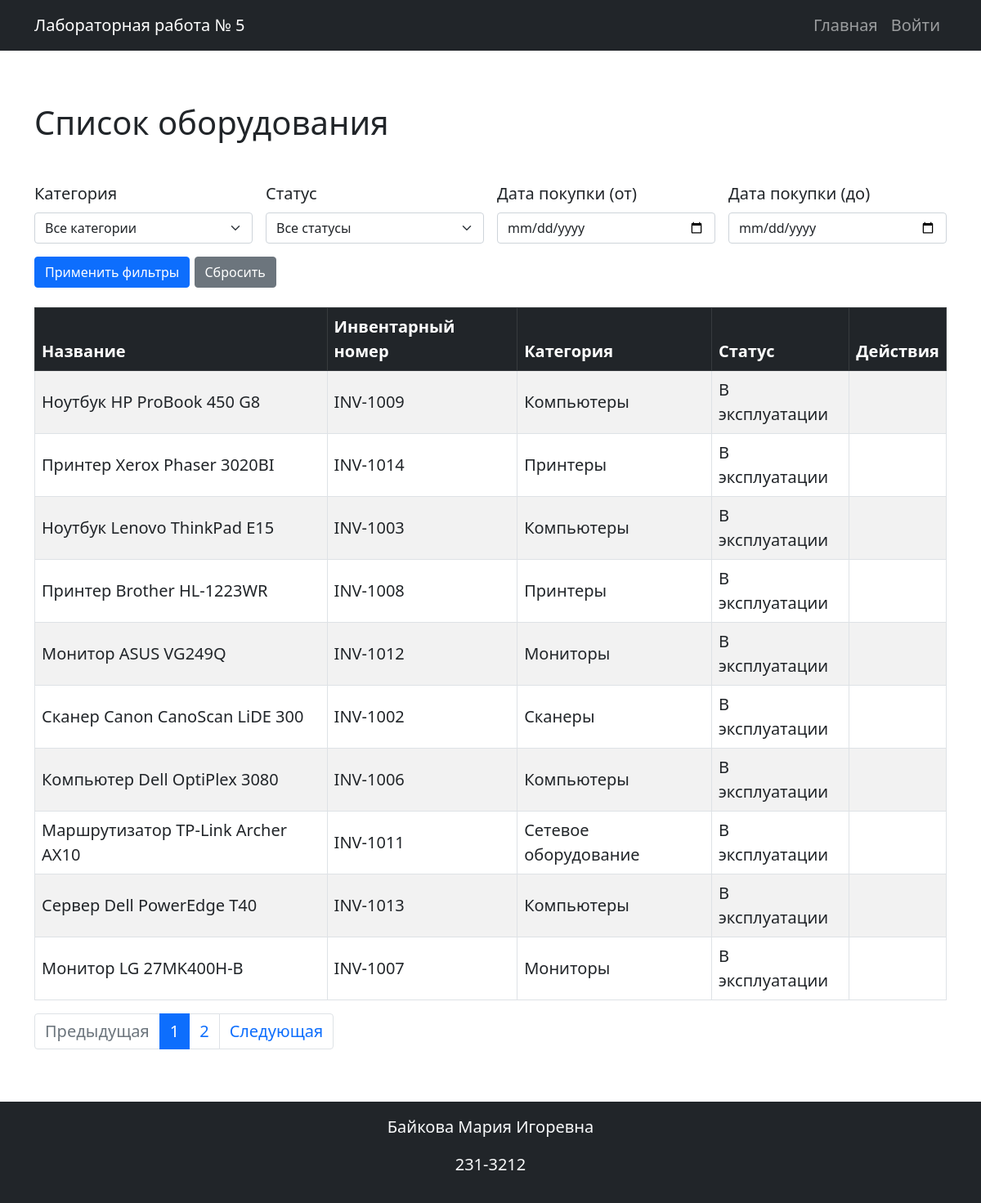
The page / on the database its author committed.
### models.py (models this page shows)
class Equipment(db.Model):
    id = db.Column(db.Integer, primary_key=True)
    name = db.Column(db.String(255), nullable=False)
    inventory_number = db.Column(db.String(100), nullable=False, unique=True)
    category_id = db.Column(db.Integer, db.ForeignKey('category.id'), nullable=False)
    purchase_date = db.Column(db.Date, nullable=False)
    cost = db.Column(db.Numeric(10, 2), nullable=False)
    status = db.Column(db.Enum('В эксплуатации', 'На ремонте', 'Списано'), nullable=False, default='In_use')
    category = db.relationship('Category', backref='equipments')
    photos = db.relationship('Photo', backref='equipment', cascade='all, delete-orphan')
    service_records = db.relationship('ServiceHistory', backref='equipment', cascade='all, delete-orphan')
    responsible_persons = db.relationship('ResponsiblePerson', secondary=equipment_responsible, back_populates='equipments')

class Category(db.Model):
    id = db.Column(db.Integer, primary_key=True)
    name = db.Column(db.String(100), nullable=False)
    description = db.Column(db.Text, nullable=False)

### app.py (the view)
@app.route('/')
def index():
    page = request.args.get('page', 1, type=int)
    category_id = request.args.get('category')
    status = request.args.get('status')
    date_from = request.args.get('date_from')
    date_to = request.args.get('date_to')
    query = Equipment.query
    if category_id:
        query = query.filter(Equipment.category_id == category_id)
    if status:
        query = query.filter(Equipment.status == status)
    if date_from:
        query = query.filter(Equipment.purchase_date >= date_from)
    if date_to:
        query = query.filter(Equipment.purchase_date <= date_to)
    equipment = query.order_by(Equipment.purchase_date.desc()).paginate(page=page, per_page=10)
    categories = Category.query.all()
    return render_template('index.html', equipment=equipment, categories=categories)

### app.py (called while the page is built, shortened)
@app.before_request
def init_db():
    db.create_all()

### templates/index.html (shortened to what this page needs)
{% extends 'base.html' %}
{% block content %}
<div class="row">
    <div class="col-lg-12">
        <h1 class="my-5">Список оборудования</h1>
        <form method="GET" class="row g-3 mb-4">
            <div class="col-md-3">
                <label for="category" class="form-label">Категория</label>
                <select name="category" id="category" class="form-select">
                    <option value="">Все категории</option>
                </select>
            </div>
            <div class="col-md-3">
                <label for="status" class="form-label">Статус</label>
                <select name="status" id="status" class="form-select">
                    <option value="">Все статусы</option>
                </select>
            </div>
            <div class="col-md-3">
                <label for="date_from" class="form-label">Дата покупки (от)</label>
                <input type="date" name="date_from" id="date_from" class="form-control" value="{{ request.args.get('date_from', '') }}">
            </div>
            <div class="col-md-3">
                <label for="date_to" class="form-label">Дата покупки (до)</label>
                <input type="date" name="date_to" id="date_to" class="form-control" value="{{ request.args.get('date_to', '') }}">
            </div>
            <div class="col-md-12 mt-3">
                <button type="submit" class="btn btn-primary">Применить фильтры</button>
                <a href="{{ url_for('index') }}" class="btn btn-secondary">Сбросить</a>
            </div>
        </form>
        <table class="table table-bordered table-striped align-middle">
            <thead class="table-dark">
                <tr>
                    <th>Название</th>
                    <th>Инвентарный номер</th>
                    <th>Категория</th>
                    <th>Статус</th>
                    <th>Действия</th>
                </tr>
            </thead>
            <tbody>
                {% for eq in equipment.items %}
                    <tr>
                        <td>{{ eq.name }}</td>
                        <td>{{ eq.inventory_number }}</td>
                        <td>{{ eq.category.name }}</td>
                        <td>
                            {% if eq.status == 'В эксплуатации' %} В эксплуатации
                            {% elif eq.status == 'На ремонте' %} На ремонте
                            {% elif eq.status == 'Списано' %} Списано
                            {% else %} —
                            {% endif %}
                        </td>
                        <td>
                        </td>
                    </tr>
                {% endfor %}
            </tbody>
        </table>
        {% set args = request.args.copy() %}
        {% set _ = args.pop('page', None) %}
        <nav>
            <ul class="pagination">
                {% if equipment.has_prev %}
                    <li class="page-item">
                        <a class="page-link" href="{{ url_for('index', page=equipment.prev_num, **args) }}">Предыдущая</a>
                    </li>
                {% else %}
                    <li class="page-item disabled"><span class="page-link">Предыдущая</span></li>
                {% endif %}
                {% for p in equipment.iter_pages() %}
                    {% if p %}
                        {% if p == equipment.page %}
                            <li class="page-item active"><span class="page-link">{{ p }}</span></li>
                        {% else %}
                            <li class="page-item"><a class="page-link" href="{{ url_for('index', page=p, **args) }}">{{ p }}</a></li>
                        {% endif %}
                    {% else %}
                        <li class="page-item disabled"><span class="page-link">…</span></li>
                    {% endif %}
                {% endfor %}
                {% if equipment.has_next %}
                    <li class="page-item">
                        <a class="page-link" href="{{ url_for('index', page=equipment.next_num, **args) }}">Следующая</a>
                    </li>
                {% else %}
                    <li class="page-item disabled"><span class="page-link">Следующая</span></li>
                {% endif %}
            </ul>
        </nav>
    </div>
</div>
{% endblock %}

### templates/base.html (shortened to what this page needs)
<!doctype html>
<html lang="ru">
  <head>
    <link href="https://cdn.jsdelivr.net/npm/bootstrap@5.0.2/dist/css/bootstrap.min.css" rel="stylesheet">
    <link rel="stylesheet" href="{{ url_for('static', filename='styles.css') }}">
  </head>
  <body>
    <header>
      <nav class="navbar navbar-expand-lg navbar-dark bg-dark">
        <div class="container">
          <a class="navbar-brand" href="{{ url_for('index') }}">Лабораторная работа № 5</a>
          <div class="collapse navbar-collapse" id="navbarSupportedContent">
            <ul class="navbar-nav ms-auto mb-2 mb-lg-0">
              <li class="nav-item">
                <a class="nav-link" aria-current="page" href="{{ url_for('index') }}">Главная</a>
              </li>
              {% if current_user.is_authenticated %}
                <li class="nav-item">
                  <a class="nav-link" href="{{ url_for('change_password') }}">Изменить пароль</a>
                </li>
                <li class="nav-item">
                  <a class="nav-link" aria-current="page" href="{{ url_for('visit_log.view_logs') }}">Журнал посещений</a>
                </li>
                <li class="nav-item">
                  <a class="nav-link" aria-current="page" href="{{ url_for('logout') }}">Выйти</a>
                </li>
              {% else %}
                <li class="nav-item">
                  <a class="nav-link" aria-current="page" href="{{ url_for('login') }}">Войти</a>
                </li>
              {% endif %}
            </ul>
          </div>
        </div>
      </nav>
    </header>
    <main class="my-3">
      <div class="container">
        {% block content %}{% endblock %}
      </div>
    </main>
  </body>
  <footer class="bg-dark text-light text-center py-3 mt-5">
    <p>Байкова Мария Игоревна</p>
    <p>231-3212</p>
  </footer>
</html>

### static/styles.css (style rules this page uses)
body { font-size: 1.25rem; }

### rows shown on the page
Equipment: name "Ноутбук HP ProBook 450 G8", inventory_number "INV-1009", category.name "Компьютеры", status "В эксплуатации"
Equipment: name "Принтер Xerox Phaser 3020BI", inventory_number "INV-1014", category.name "Принтеры", status "В эксплуатации"
Equipment: name "Ноутбук Lenovo ThinkPad E15", inventory_number "INV-1003", category.name "Компьютеры", status "В эксплуатации"
Equipment: name "Принтер Brother HL-1223WR", inventory_number "INV-1008", category.name "Принтеры", status "В эксплуатации"
Equipment: name "Монитор ASUS VG249Q", inventory_number "INV-1012", category.name "Мониторы", status "В эксплуатации"
Equipment: name "Сканер Canon CanoScan LiDE 300", inventory_number "INV-1002", category.name "Сканеры", status "В эксплуатации"
Equipment: name "Компьютер Dell OptiPlex 3080", inventory_number "INV-1006", category.name "Компьютеры", status "В эксплуатации"
Equipment: name "Маршрутизатор TP-Link Archer AX10", inventory_number "INV-1011", category.name "Сетевое оборудование", status "В эксплуатации"
Equipment: name "Сервер Dell PowerEdge T40", inventory_number "INV-1013", category.name "Компьютеры", status "В эксплуатации"
Equipment: name "Монитор LG 27MK400H-B", inventory_number "INV-1007", category.name "Мониторы", status "В эксплуатации"

### other values the page prints
{{ p }} "1"
{{ p }} "2"
